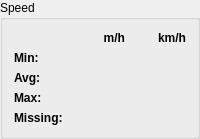
           <widget class="QGroupBox" name="groupBox_24">
            <property name="font">
             <font>
              <bold>false</bold>
             </font>
            </property>
            <property name="title">
             <string>Speed</string>
            </property>
            <layout class="QGridLayout" name="gridLayout_25">
             <property name="horizontalSpacing">
              <number>15</number>
             </property>
             <item row="2" column="2">
              <widget class="QLabel" name="labelSpeedAvgKMPH_3">
               <property name="text">
                <string/>
               </property>
               <property name="alignment">
                <set>Qt::AlignRight|Qt::AlignTrailing|Qt::AlignVCenter</set>
               </property>
              </widget>
             </item>
             <item row="1" column="2">
              <widget class="QLabel" name="labelSpeedMinKMPH_3">
               <property name="text">
                <string/>
               </property>
               <property name="alignment">
                <set>Qt::AlignRight|Qt::AlignTrailing|Qt::AlignVCenter</set>
               </property>
              </widget>
             </item>
             <item row="0" column="1">
              <widget class="QLabel" name="label_133">
               <property name="font">
                <font>
                 <bold>true</bold>
                </font>
               </property>
               <property name="text">
                <string>m/h</string>
               </property>
               <property name="alignment">
                <set>Qt::AlignRight|Qt::AlignTrailing|Qt::AlignVCenter</set>
               </property>
              </widget>
             </item>
             <item row="3" column="0">
              <widget class="QLabel" name="label_134">
               <property name="font">
                <font>
                 <bold>true</bold>
                </font>
               </property>
               <property name="text">
                <string>Max:</string>
               </property>
              </widget>
             </item>
             <item row="3" column="2">
              <widget class="QLabel" name="labelSpeedMaxKMPH_3">
               <property name="text">
                <string/>
               </property>
               <property name="alignment">
                <set>Qt::AlignRight|Qt::AlignTrailing|Qt::AlignVCenter</set>
               </property>
              </widget>
             </item>
             <item row="2" column="1">
              <widget class="QLabel" name="labelSpeedAvgMPH_3">
               <property name="text">
                <string/>
               </property>
               <property name="alignment">
                <set>Qt::AlignRight|Qt::AlignTrailing|Qt::AlignVCenter</set>
               </property>
              </widget>
             </item>
             <item row="1" column="0">
              <widget class="QLabel" name="label_135">
               <property name="font">
                <font>
                 <bold>true</bold>
                </font>
               </property>
               <property name="text">
                <string>Min:</string>
               </property>
              </widget>
             </item>
             <item row="3" column="1">
              <widget class="QLabel" name="labelSpeedMaxMPH_3">
               <property name="text">
                <string/>
               </property>
               <property name="alignment">
                <set>Qt::AlignRight|Qt::AlignTrailing|Qt::AlignVCenter</set>
               </property>
              </widget>
             </item>
             <item row="1" column="1">
              <widget class="QLabel" name="labelSpeedMinMPH_3">
               <property name="text">
                <string/>
               </property>
               <property name="alignment">
                <set>Qt::AlignRight|Qt::AlignTrailing|Qt::AlignVCenter</set>
               </property>
              </widget>
             </item>
             <item row="2" column="0">
              <widget class="QLabel" name="label_136">
               <property name="font">
                <font>
                 <bold>true</bold>
                </font>
               </property>
               <property name="text">
                <string>Avg:</string>
               </property>
              </widget>
             </item>
             <item row="0" column="2">
              <widget class="QLabel" name="label_137">
               <property name="font">
                <font>
                 <bold>true</bold>
                </font>
               </property>
               <property name="text">
                <string>km/h</string>
               </property>
               <property name="alignment">
                <set>Qt::AlignRight|Qt::AlignTrailing|Qt::AlignVCenter</set>
               </property>
              </widget>
             </item>
             <item row="4" column="0">
              <widget class="QLabel" name="label_138">
               <property name="font">
                <font>
                 <bold>true</bold>
                </font>
               </property>
               <property name="text">
                <string>Missing:</string>
               </property>
              </widget>
             </item>
             <item row="4" column="1" colspan="2">
              <widget class="QLabel" name="labelSpeedMissing_3">
               <property name="text">
                <string/>
               </property>
               <property name="alignment">
                <set>Qt::AlignRight|Qt::AlignTrailing|Qt::AlignVCenter</set>
               </property>
              </widget>
             </item>
            </layout>
           </widget>
